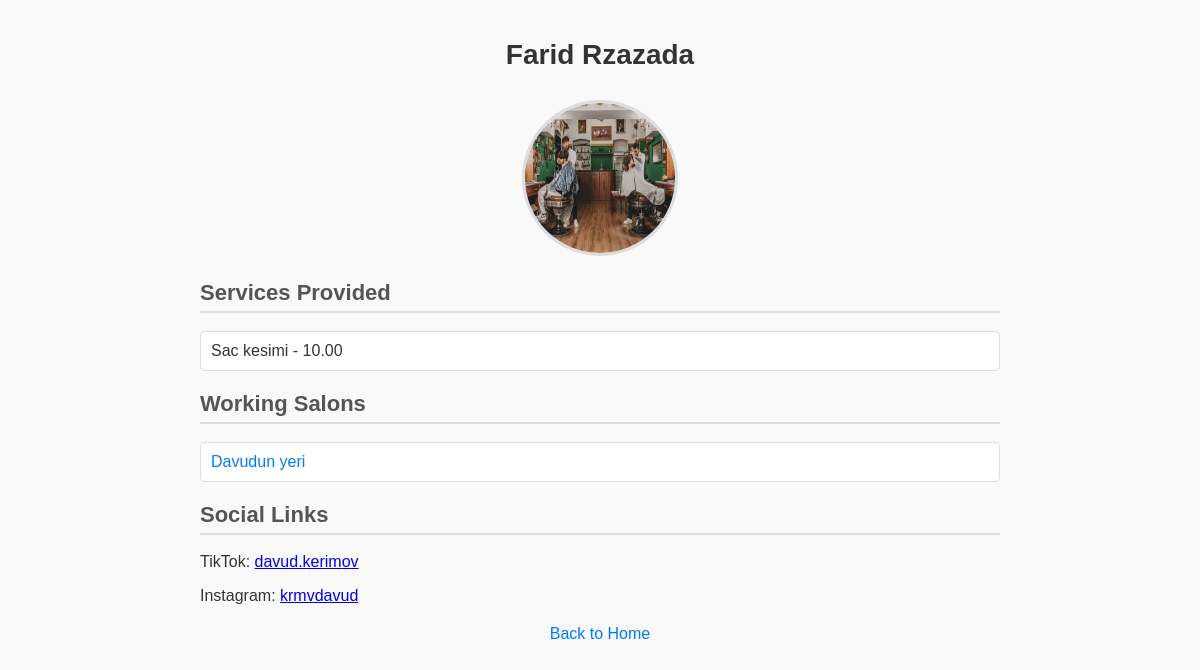
Screenshot of /users/barber-detail/1/ (signed in) with the database file from the repository.
### users/models.py (models this page shows, shortened)
class Barber(models.Model):
    user = models.ForeignKey(User, on_delete=models.CASCADE, blank=True, null=True)
    first_name = models.CharField(max_length=100)
    last_name = models.CharField(max_length=100)
    phone_number = models.CharField(max_length=20, blank=True)
    email = models.EmailField()
    address = models.CharField(max_length=255, blank=True, null=True)
    image = models.ImageField(upload_to='media/barber')
    description = models.TextField()
    services = models.ManyToManyField('services.BarberServices', related_name='barbers_list', blank=True)
    salons = models.ManyToManyField('salons.Salon', blank=True, related_name='barbers_in_salon')
    tiktok_username = models.CharField(max_length=100, blank=True, null=True)
    instagram_username = models.CharField(max_length=100, blank=True, null=True)
    password = models.CharField(max_length=128)  # Example of a password field
    @property
    def tiktok_link(self):
        if self.tiktok_username:
            return f"https://www.tiktok.com/@{self.tiktok_username}"
        return None
    @property
    def instagram_link(self):
        if self.instagram_username:
            return f"https://www.instagram.com/{self.instagram_username}"
        return None

### services/models.py (models this page shows, shortened)
class BarberServices(models.Model):
    name = models.CharField(max_length=100)
    price = models.DecimalField(max_digits=10, decimal_places=2)
    price_curency = models.ForeignKey(PriceCurency, on_delete=models.SET_NULL, null=True, blank=True)

### salons/models.py (models this page shows, shortened)
class Salon(models.Model):
    name = models.CharField(max_length=100)
    address = models.CharField(max_length=255)
    phone = models.CharField(max_length=15)
    description = models.TextField()
    barbers = models.ManyToManyField('users.Barber', blank=True, related_name='salon_list')
    services = models.ManyToManyField('services.SalonServices', blank=True, related_name='salons_list')
    image = models.ImageField(upload_to='media/salons')
    tiktok_username = models.CharField(max_length=100, blank=True, null=True)
    instagram_username = models.CharField(max_length=100, blank=True, null=True)
    password = models.CharField(max_length=128)

### users/views.py (the view)
# urls.py: path('barber-detail/<int:pk>/', views.barber_detail, name='barber_detail'),
@login_required
def barber_detail(request, pk):
    barber = get_object_or_404(Barber, pk=pk)
    services = barber.services.all()
    salons = barber.salons
    return render(request, 'users/barber_detail.html', {
        'barber': barber,
        'services': services,
        'salons': salons,
    })

### users/templates/users/barber_detail.html (shortened to what this page needs)
{% load static %}
<!DOCTYPE html>
<html lang="en">
<head>
    <link rel="stylesheet" href="{% static 'users/barber_detail.css' %}">
</head>
<body>
    <div class="container">
        <header>
            <h1>{{ barber.first_name }} {{ barber.last_name }}</h1>
            <img src="{{ barber.image.url }}" alt="{{ barber.first_name }}" class="barber-image">
        </header>
        <div class="details">
            <h2>Services Provided</h2>
            <ul>
                {% for service in barber.services.all %}
                    <li>{{ service.name }} - {{ service.price }}</li>
                {% empty %}
                    <li>No services available.</li>
                {% endfor %}
            </ul>
            <h2>Working Salons</h2>
            <ul>
                {% for salon in barber.salons.all %}
                    <li>
                        <a href="{% url 'salon_detail' salon.id %}">
                            {{ salon.name }}
                        </a>
                    </li>
                {% empty %}
                    <li>No associated salons.</li>
                {% endfor %}
            </ul>
            <h2>Social Links</h2>
            <p>TikTok:
                {% if barber.tiktok_username %}
                    <a href="{{ barber.tiktok_link }}" target="_blank">{{ barber.tiktok_username }}</a>
                {% else %}
                    No TikTok link available.
                {% endif %}
            </p>
            <p>Instagram:
                {% if barber.instagram_username %}
                    <a href="{{ barber.instagram_link }}" target="_blank">{{ barber.instagram_username }}</a>
                {% else %}
                    No Instagram link available.
                {% endif %}
            </p>
        </div>
        <footer>
            <a href="{% url 'home' %}">Back to Home</a>
        </footer>
    </div>
</body>
</html>

### users/static/users/barber_detail.css (style rules this page uses)
body { font-family: Arial, sans-serif; margin: 0; padding: 0; background-color: #f9f9f9; color: #333; }
.container { max-width: 800px; margin: 0 auto; padding: 20px; }
header { text-align: center; margin-bottom: 20px; }
h1 { font-size: 28px; color: #333; }
.barber-image { width: 150px; height: 150px; border-radius: 50%; margin-top: 10px; border: 3px solid #ddd; }
.details h2 { color: #555; margin-top: 20px; font-size: 22px; border-bottom: 2px solid #ddd; padding-bottom: 5px; }
ul { list-style-type: none; padding: 0; }
ul li { margin: 10px 0; padding: 10px; background-color: #fff; border: 1px solid #ddd; border-radius: 5px; transition: background-color 0.3s ease; }
ul li a { text-decoration: none; color: #007bff; }
footer { margin-top: 20px; text-align: center; }
footer a { text-decoration: none; color: #007bff; }

### rows the page displays
Barber: first_name "Farid", last_name "Rzazada", image (picture), tiktok_username "davud.kerimov", instagram_username "krmvdavud"
BarberServices: name "Sac kesimi", price "10.00"
Salon: name "Davudun yeri"
